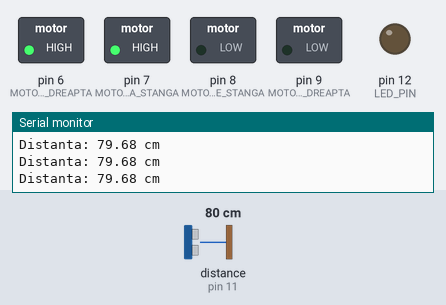
Recording of a sketch running on a simulated Arduino Uno, built with avr-gcc and run on an emulated ATmega328P. Parts: switched loads named in the sketch (green lamp = pin HIGH), output pins drawn as LEDs (lit = HIGH), the last lines printed to the serial monitor. Wiring (inferred from the names in the program): ultrasonic range finder: trigger pin 10; echo pin 11. Dashed ring = blinking. The test bench sets the inputs (shaded band); at power-on: distance to the obstacle (sensor on pin 11) 80 cm. The echo pulse lasts 58.3 µs per cm; pins used as bus, display or sensor lines are not drawn.

Above: at 1.2 s.
1.3 s: distance to the obstacle (sensor on pin 11) set to 22 cm
2.8 s: distance to the obstacle (sensor on pin 11) set to 18 cm
At 3.6 s:
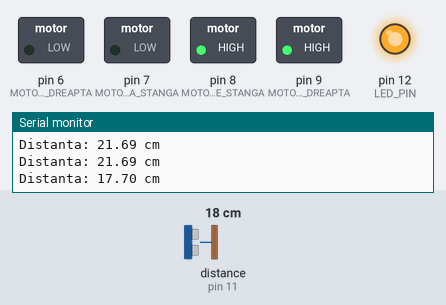
At 4.4 s:
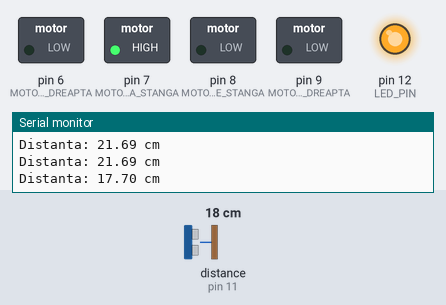
Timing chart, 0 to 11.8 s (numbered marks = the images above; inputs shaded):
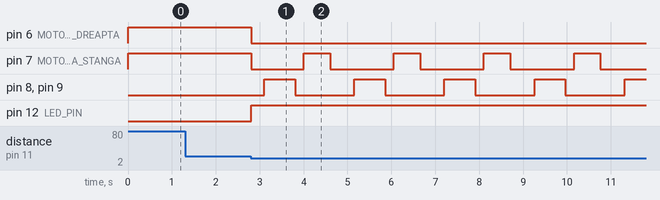

Measured:
- the behaviour switches between 21 and 20 cm on distance to the obstacle (sensor on pin 11) (found by bisection; images 0 and 1)
- after the input at 2.8 s, pin 6 (MOTOR_FATA_DREAPTA): HIGH → LOW at once; pin 7 (MOTOR_FATA_STANGA): HIGH → LOW at once, then repeats every 2.1 s: HIGH 0.60 s, LOW 1.5 s; pin 8 (MOTOR_SPATE_STANGA), pin 9 (MOTOR_SPATE_DREAPTA): alternates HIGH for 0.70 s and LOW for 1.4 s, starting after 0.31 s; pin 12 (LED_PIN): LOW → HIGH at once

The sketch:

MiniArduinoCar.ino
```cpp
const int TRIG_PIN = 10;
const int ECHO_PIN = 11;
const int LED_PIN = 12;
const int MOTOR_FATA_STANGA   = 7;
const int MOTOR_FATA_DREAPTA  = 6;
const int MOTOR_SPATE_STANGA  = 8;
const int MOTOR_SPATE_DREAPTA = 9;
const int DISTANTA_STOP = 20;
float citesteDistanta() {
  digitalWrite(TRIG_PIN, LOW);
  delayMicroseconds(2);
  digitalWrite(TRIG_PIN, HIGH);
  delayMicroseconds(10);
  digitalWrite(TRIG_PIN, LOW);
  long durata = pulseIn(ECHO_PIN, HIGH, 30000);
  if (durata == 0) {
    return 999;
  }
  float distanta = durata * 0.0343 / 2.0;
  return distanta;
}
void stopMotoare() {
  digitalWrite(MOTOR_FATA_STANGA, LOW);
  digitalWrite(MOTOR_FATA_DREAPTA, LOW);
  digitalWrite(MOTOR_SPATE_STANGA, LOW);
  digitalWrite(MOTOR_SPATE_DREAPTA, LOW);
}
void inainte() {
  stopMotoare();
  digitalWrite(MOTOR_FATA_STANGA, HIGH);
  digitalWrite(MOTOR_FATA_DREAPTA, HIGH);
}
void inapoi() {
  stopMotoare();
  digitalWrite(MOTOR_SPATE_STANGA, HIGH);
  digitalWrite(MOTOR_SPATE_DREAPTA, HIGH);
}
void dreapta() {
  stopMotoare();
  digitalWrite(MOTOR_FATA_STANGA, HIGH);
}
void setup() {
  Serial.begin(9600);
  pinMode(TRIG_PIN, OUTPUT);
  pinMode(ECHO_PIN, INPUT);
  pinMode(LED_PIN, OUTPUT);
  digitalWrite(LED_PIN, LOW);
  pinMode(MOTOR_FATA_STANGA, OUTPUT);
  pinMode(MOTOR_FATA_DREAPTA, OUTPUT);
  pinMode(MOTOR_SPATE_STANGA, OUTPUT);
  pinMode(MOTOR_SPATE_DREAPTA, OUTPUT);
  stopMotoare();
  Serial.println("Masinuta pornita!");
}
void loop() {
  float distanta = citesteDistanta();
  Serial.print("Distanta: ");
  Serial.print(distanta);
  Serial.println(" cm");
  if (distanta > DISTANTA_STOP) {
    digitalWrite(LED_PIN, LOW);
    inainte();
  }
  else {
    digitalWrite(LED_PIN, HIGH);
    stopMotoare();
    delay(300);
    inapoi();
    delay(700);
    stopMotoare();
    delay(200);
    dreapta();
    delay(600);
    stopMotoare();
    delay(200);
  }
  delay(50);
}
```
